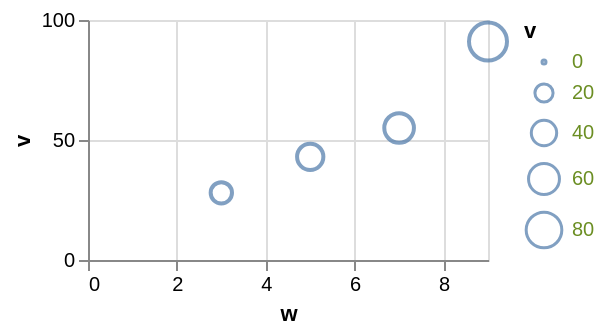

Express this chart as Vega-Lite.
### Vega-Lite specification from a JSON file in a GitHub repository (floating-point values rounded to 4 significant figures)
{"$schema": "https://vega.github.io/schema/vega-lite/v6.json", "width": 200, "height": 120, "data": {"values": [{"c": "alpha", "v": 28, "w": 3, "t": "2024-01-07"}, {"c": "beta", "v": 55, "w": 7, "t": "2024-03-19"}, {"c": "gamma", "v": 43, "w": 5, "t": "2024-06-02"}, {"c": "delta", "v": 91, "w": 9, "t": "2024-09-11"}]}, "mark": "point", "encoding": {"x": {"field": "w", "type": "quantitative"}, "y": {"field": "v", "type": "quantitative"}, "size": {"field": "v", "type": "quantitative", "legend": {"labelColor": "olivedrab"}}}}
